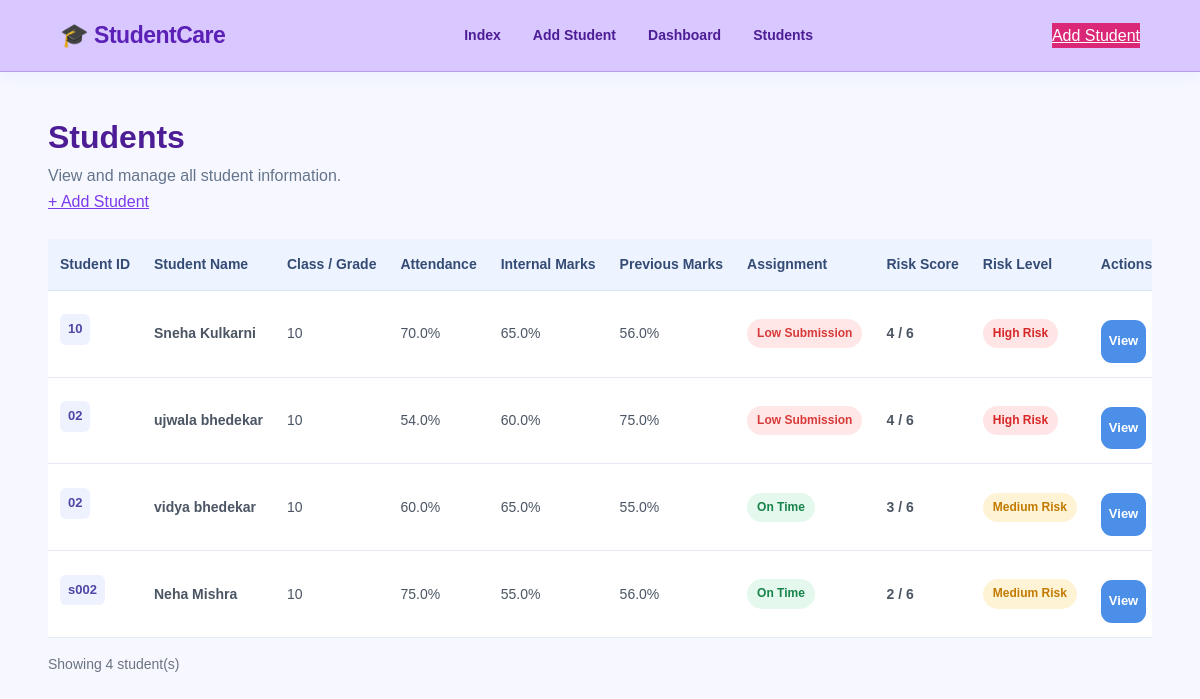
/students, run on the app's committed database.
### tables this page shows
CREATE TABLE students (
            id INTEGER PRIMARY KEY AUTOINCREMENT,
            student_id TEXT NOT NULL,
            student_name TEXT NOT NULL,
            class_name TEXT NOT NULL,

            attendance REAL NOT NULL,
            internal_marks REAL NOT NULL,
            assignment_status TEXT NOT NULL,
            previous_marks REAL NOT NULL,

            english_marks REAL NOT NULL,
            maths_marks REAL NOT NULL,
            hindi_marks REAL NOT NULL,
            marathi_marks REAL NOT NULL,
            science_marks REAL NOT NULL,
            history_marks REAL NOT NULL,
            geography_marks REAL NOT NULL,

            risk_score INTEGER NOT NULL,
            risk_level TEXT NOT NULL
        );

### app.py (the view)
@app.route("/students")
def students():
    conn = get_db_connection()
    students_data = conn.execute("""
        SELECT * FROM students
        ORDER BY id DESC
    """).fetchall()
    conn.close()
    return render_template(
        "students.html",
        students=students_data
    )

### app.py (called while the page is built)
def get_db_connection():
    conn = sqlite3.connect(DATABASE)
    conn.row_factory = sqlite3.Row
    return conn

### templates/students.html (shortened to what this page needs)
{% extends "base.html" %}
{% block content %}
<div class="page-container">
    <div class="page-header">
        <div>
            <h1>Students</h1>
            <p>
                View and manage all student information.
            </p>
        </div>
        <a href="{{ url_for('add_student') }}" class="add-student-btn">
            + Add Student
        </a>
    </div>
    {% if students %}
    <div class="students-table-container">
        <table class="students-table">
            <thead>
                <tr>
                    <th>Student ID</th>
                    <th>Student Name</th>
                    <th>Class / Grade</th>
                    <th>Attendance</th>
                    <th>Internal Marks</th>
                    <th>Previous Marks</th>
                    <th>Assignment</th>
                    <th>Risk Score</th>
                    <th>Risk Level</th>
                    <th>Actions</th>
                </tr>
            </thead>
            <tbody>
                {% for student in students %}
                <tr>
                    <td>
                        <span class="student-id">
                            {{ student['student_id'] }}
                        </span>
                    </td>
                    <td>
                        <strong>
                            {{ student['student_name'] }}
                        </strong>
                    </td>
                    <td>
                        {{ student['class_name'] }}
                    </td>
                    <td>
                        {{ student['attendance'] }}%
                    </td>
                    <td>
                        {{ student['internal_marks'] }}%
                    </td>
                    <td>
                        {{ student['previous_marks'] }}%
                    </td>
                    <td>
                        {% if student['assignment_status'] == 'On Time' %}
                        <span class="assignment-good">
                            On Time
                        </span>
                        {% else %}
                        <span class="assignment-low">
                            Low Submission
                        </span>
                        {% endif %}
                    </td>
                    <td>
                        <strong>
                            {{ student['risk_score'] }} / 6
                        </strong>
                    </td>
                    <td>
                        {% if student['risk_level'] == 'Low' %}
                        <span class="risk-badge risk-low">
                            Low Risk
                        </span>
                        {% elif student['risk_level'] == 'Medium' %}
                        <span class="risk-badge risk-medium">
                            Medium Risk
                        </span>
                        {% else %}
                        <span class="risk-badge risk-high">
                            High Risk
                        </span>
                        {% endif %}
                    </td>
                    <td>
                        <div class="student-actions">
                            <a
                                href="{{ url_for('result', student_id=student['id']) }}"
                                class="view-btn"
                            >
                                View
                            </a>
                        </div>
                    </td>
                </tr>
                {% endfor %}
            </tbody>
        </table>
    </div>
    <p class="students-count">
        Showing {{ students|length }} student(s)
    </p>
    {% endif %}
</div>
{% endblock %}

### templates/base.html (shortened to what this page needs)
<!DOCTYPE html>
<html lang="en">
<head>
    <link
        rel="stylesheet"
        href="{{ url_for('static', filename='style.css') }}"
    >
</head>
<body>
<nav class="navbar">
    <a
        href="{{ url_for('index') }}"
        class="logo"
    >
        🎓 StudentCare
    </a>
    <div class="nav-links">
        <a href="{{ url_for('index') }}">
            Index
        </a>
        <a href="{{ url_for('add_student') }}">
            Add Student
        </a>
        <a href="{{ url_for('dashboard') }}">
            Dashboard
        </a>
        <a href="{{ url_for('students') }}">
            Students
        </a>
    </div>
    <a
        href="{{ url_for('add_student') }}"
        class="login-btn"
    >
        Add Student
    </a>
</nav>
<main>
    {% block content %}
    {% endblock %}
</main>
</body>
</html>

### static/style.css (style rules this page uses)
* { margin: 0; padding: 0; box-sizing: border-box; }
html { scroll-behavior: smooth; }
body { font-family: "Segoe UI", Arial, sans-serif; background: #f4f8ff; color: #172554; line-height: 1.6; }
:root { --primary: #2563eb; --primary-dark: #174ea6; --primary-light: #eaf3ff; --blue: #3b82f6; --blue-soft: #dbeafe; --red: #ef4444; --red-soft: #fee2e2; --orange: #f59e0b; --orange-soft: #fef3c7; --green: #16a34a; --green-soft: #dcfce7; --purple: #7c3aed; --purple-soft: #ede9fe; --dark: #172554; --text: #334155; --muted: #64748b; --white: #ffffff; --border: #e2e8f0; --shadow: 0 8px 30px rgba(37, 99, 235, 0.08); --shadow-hover: 0 16px 40px rgba(37, 99, 235, 0.15); --radius: 20px; }
.navbar { width: 100%; min-height: 72px; background: rgba(255, 255, 255, 0.97); border-bottom: 1px solid #e5edf8; display: flex; align-items: center; justify-content: space-between; padding: 0 5%; position: sticky; top: 0; z-index: 1000; box-shadow: 0 4px 20px rgba(37, 99, 235, 0.06); }
.logo { display: flex; align-items: center; gap: 9px; text-decoration: none; color: var(--primary); font-size: 23px; font-weight: 800; letter-spacing: -0.5px; }
.nav-links { display: flex; align-items: center; gap: 6px; }
.nav-links a { padding: 9px 13px; border-radius: 10px; text-decoration: none; color: #52647d; font-size: 14px; font-weight: 600; transition: all 0.25s ease; }
main { min-height: calc(100vh - 72px); }
.page-container { width: 92%; max-width: 1250px; margin: 40px auto; }
.student-id { color: var(--muted); font-size: 12px; margin-bottom: 15px; }
.student-actions { margin-top: 15px; }
.student-id { display: inline-block; color: #396d9e; font-size: 13px; font-weight: 700; background: #eaf4ff; padding: 6px 10px; border-radius: 8px; margin-bottom: 8px; }
.risk-badge { padding: 8px 12px; border-radius: 20px; font-size: 12px; font-weight: 700; white-space: nowrap; }
.student-actions { display: grid; grid-template-columns: 1fr 1fr 1fr; gap: 8px; }
.student-actions a, .student-actions button { border: none; text-decoration: none; padding: 11px 8px; border-radius: 11px; font-size: 13px; font-weight: 700; text-align: center; cursor: pointer; transition: 0.2s ease; }
.view-btn { background: #e8f3ff; color: #285b91; }
body { background-color: #f7f2ff; color: #263238; }
.navbar { background-color: #d9c7ff; border-color: #b89bea; }
.logo { color: #5b21b6; }
.nav-links a { color: #4c1d95; }
.login-btn { background-color: #db2777; color: #ffffff; }
h1 { color: #4c1d95; }
p { color: #64748b; }
a { color: #7c3aed; }
.view-btn { background-color: #ddd6fe; color: #5b21b6; }
.risk-medium { background-color: #fef3c7; color: #b45309; border-color: #fcd34d; }
.risk-high { background-color: #ffe4e6; color: #be123c; border-color: #fb7185; }
th { background-color: #ddd6fe; color: #4c1d95; }
td { background-color: #ffffff; color: #475569; }
.students-table-container { width: 100%; overflow-x: auto; margin-top: 25px; }
.students-table { width: 100%; border-collapse: collapse; background: white; min-width: 1100px; }
.students-table th { padding: 14px 12px; text-align: left; background: #eef4ff; color: #344b75; font-size: 14px; font-weight: 600; border-bottom: 1px solid #d9e2f2; white-space: nowrap; }
.students-table td { padding: 14px 12px; color: #4b5563; font-size: 14px; border-bottom: 1px solid #e5eaf2; white-space: nowrap; }
.student-id { display: inline-block; padding: 5px 8px; background: #eef2ff; color: #4f46a5; border-radius: 6px; font-weight: 600; }
.assignment-good { display: inline-block; padding: 5px 10px; border-radius: 15px; background: #e5f8ed; color: #16834b; font-size: 12px; font-weight: 600; }
.assignment-low { display: inline-block; padding: 5px 10px; border-radius: 15px; background: #ffe7e7; color: #d83a3a; font-size: 12px; font-weight: 600; }
.risk-badge { display: inline-block; padding: 5px 10px; border-radius: 15px; font-size: 12px; font-weight: 600; }
.risk-medium { background: #fff3d6; color: #c27a00; }
.risk-high { background: #ffe5e5; color: #d62828; }
.student-actions { display: flex; align-items: center; gap: 6px; }
.view-btn { padding: 6px 10px; background: #4b8fe8; color: white; text-decoration: none; border-radius: 5px; font-size: 12px; font-weight: 600; }
.students-count { margin-top: 15px; color: #6b7280; font-size: 14px; }
* { box-sizing: border-box; }
body { margin: 0; font-family: Arial, Helvetica, sans-serif; background: #f7f8ff; color: #26336b; }

### data on the page
students: student_id "10", student_name "Sneha Kulkarni", class_name "10", attendance "70.0", internal_marks "65.0", previous_marks "56.0", assignment_status "Low Submission", risk_score "4", risk_level "High Risk"
students: student_id "02", student_name "ujwala bhedekar", class_name "10", attendance "54.0", internal_marks "60.0", previous_marks "75.0", assignment_status "Low Submission", risk_score "4", risk_level "High Risk"
students: student_id "02", student_name "vidya bhedekar", class_name "10", attendance "60.0", internal_marks "65.0", previous_marks "55.0", assignment_status "On Time", risk_score "3", risk_level "Medium Risk"
students: student_id "s002", student_name "Neha Mishra", class_name "10", attendance "75.0", internal_marks "55.0", previous_marks "56.0", assignment_status "On Time", risk_score "2", risk_level "Medium Risk"

### other printed values
{{ students|length }} "4"
